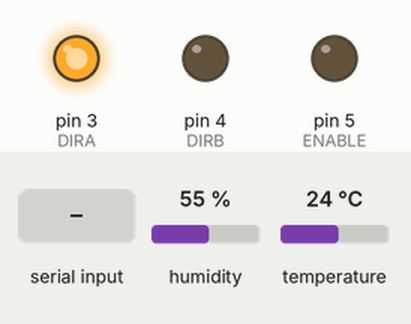
Recording of a sketch running on a simulated Arduino Uno, built with avr-gcc and run on an emulated ATmega328P. Shown: output pins drawn as LEDs (lit = HIGH). Inputs (shaded band) come from the test bench; at power-on: temperature 24 °C, humidity 55 %. What the sketch prints to the serial monitor is not drawn.

Above: at 1.2 s.
1.3 s: temperature set to 24.9 °C
At 3.4 s:
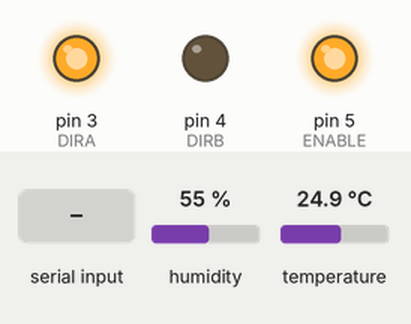
4.5 s: "f" received over Serial
At 5.5 s:
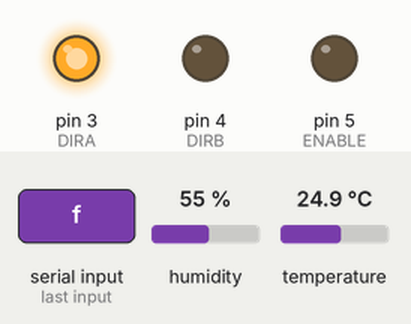
7.5 s: "f" received over the second serial link
At 8.7 s:
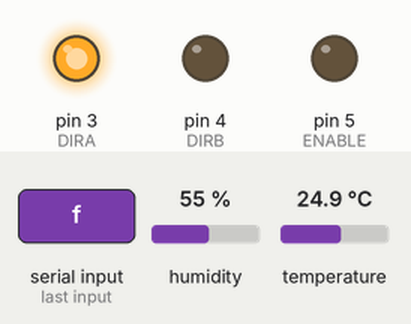
9.0 s: temperature set to 12 °C
At 9.6 s:
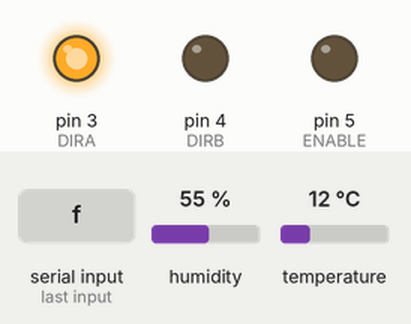
10.5 s: temperature set to 28 °C
At 12.8 s:
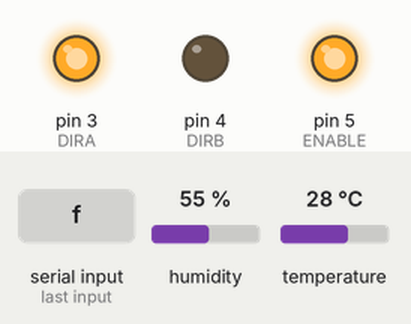
Timing chart, 0 to 14.3 s (numbered marks = the images above; inputs shaded):
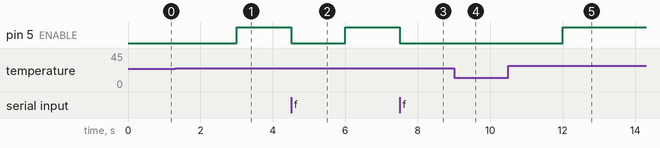

Measured:
- the behaviour switches between 24.4 and 24.5 °C on temperature (found by bisection; images 0 and 1)
- after the input at 1.3 s, pin 5 (ENABLE): LOW → HIGH after 1.7 s
- after the input at 4.5 s, pin 5 (ENABLE): HIGH → LOW at once, → HIGH 1.5 s later
- after the input at 7.5 s, pin 5 (ENABLE): HIGH → LOW at once
- after the input at 9.0 s, pin 5 (ENABLE): stays LOW (without the input it goes to HIGH after 0.00 s)
- after the input at 10.5 s, pin 5 (ENABLE): LOW → HIGH after 1.5 s

The sketch:

CoolingSystem.ino
```cpp
#include <dht_nonblocking.h>
#include <SoftwareSerial.h> //Software Serial Port
#define DHT_SENSOR_TYPE DHT_TYPE_11
//bluetooth
#define RxD 10
#define TxD 11

static const int DHT_SENSOR_PIN = 2;
DHT_nonblocking dht_sensor(DHT_SENSOR_PIN, DHT_SENSOR_TYPE );

boolean fan_on = false;

//bluetooth
SoftwareSerial blueToothSerial(RxD, TxD);

#define ENABLE 5
#define DIRA 3
#define DIRB 4

void setup() {
    Serial.begin(9600);

    pinMode(ENABLE, OUTPUT);
    pinMode(DIRA, OUTPUT);
    pinMode(DIRB, OUTPUT);
    digitalWrite(DIRA, HIGH); //one way
    digitalWrite(DIRB, LOW);
    digitalWrite(ENABLE, LOW); // enable off

    //bluetooth
    pinMode(RxD, INPUT);
    pinMode(TxD, OUTPUT);
    blueToothSerial.begin(38400); // Baudrate, you can change the baudrate = 9600
}

/*
 * Poll for a measurement, keeping the state machine alive.  Returns
 * true if a measurement is available.
 */
static bool measure_environment(float* temperature, float* humidity) {
    static unsigned long measurement_timestamp = millis();

    /* Measure once every four seconds. */
    if (millis() - measurement_timestamp > 3000ul) {
        if (dht_sensor.measure(temperature, humidity) == true) {
            measurement_timestamp = millis();
            return (true);
        }
    }

    return (false);
}

void loop() {
    float temperature;
    float humidity;

    //bluetooth
    char recvChar;

    if (measure_environment(&temperature, &humidity) == true) {
        if (temperature >= 25) {
            digitalWrite(ENABLE, HIGH);
            if (!fan_on) {
                Serial.println("High temperature - turning on fan");
                Serial.print("char= ");
                Serial.println(recvChar);
                fan_on = true;
            }
        } else {
            digitalWrite(ENABLE, LOW);
            if (fan_on) {
                Serial.println("Low temperature - turning off fan");
                Serial.print("char= ");
                Serial.println(recvChar);
                fan_on = false;
            }
        }
        Serial.print("T = ");
        Serial.print(temperature, 1);
        Serial.print(" deg. C, H = ");
        Serial.print(humidity, 1);
        Serial.println("%");
        Serial.print("char= ");
        Serial.println(recvChar);

    }
    if (blueToothSerial.available()) { //check if there's any data sent from the remote BT shield
        recvChar = blueToothSerial.read();
        Serial.print(recvChar);
    }
    if (Serial.available()) { //check if there's any data sent from the local serial terminal
                              //you can add the other applications here
        recvChar = Serial.read();
        blueToothSerial.print(recvChar);
    }
        //bluetooth
    switch (recvChar) {
        case 'b':
            digitalWrite(ENABLE, HIGH);
            if (!fan_on) {
                Serial.println("High temperature - turning on fan");
                fan_on = true;
            }
            blueToothSerial.println("High temperature - turning on fan");
            break;
        case 'f':
            digitalWrite(ENABLE, LOW);
            if (fan_on) {
                Serial.println("Low temperature - turning off fan");
                fan_on = false;
            }
            blueToothSerial.println("Low temperature - turning off fan");
            break;
    }
}
```
